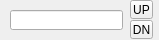
<?xml version="1.0" encoding="UTF-8"?>
<ui version="4.0">
 <class>g4_jacked_up_spinbox</class>
 <widget class="QWidget" name="g4_jacked_up_spinbox">
  <property name="geometry">
   <rect>
    <x>0</x>
    <y>0</y>
    <width>159</width>
    <height>40</height>
   </rect>
  </property>
  <property name="windowTitle">
   <string>Form</string>
  </property>
  <widget class="QLineEdit" name="steroid_spinbox_field">
   <property name="geometry">
    <rect>
     <x>10</x>
     <y>10</y>
     <width>113</width>
     <height>20</height>
    </rect>
   </property>
   <property name="toolTip">
    <string>&lt;html&gt;&lt;head/&gt;&lt;body&gt;&lt;p&gt;&lt;span style=&quot; font-size:9pt; font-weight:600; text-decoration: underline;&quot;&gt;SUPPORTED MODIFIERS&lt;/span&gt;&lt;/p&gt;&lt;p&gt;++/-- : Change by given value&lt;/p&gt;&lt;p&gt;+++/--- : Increment/decrement by given value&lt;/p&gt;&lt;p&gt;* or / : Multiply or divide by given value&lt;/p&gt;&lt;p&gt;Hold Ctrl to change value by 1&lt;/p&gt;&lt;p&gt;Hold Shift to change value by 32&lt;/p&gt;&lt;/body&gt;&lt;/html&gt;</string>
   </property>
  </widget>
  <widget class="QToolButton" name="up_button">
   <property name="geometry">
    <rect>
     <x>130</x>
     <y>0</y>
     <width>23</width>
     <height>19</height>
    </rect>
   </property>
   <property name="toolTip">
    <string>Increment, nuff said!</string>
   </property>
   <property name="text">
    <string>UP</string>
   </property>
  </widget>
  <widget class="QToolButton" name="down_button">
   <property name="geometry">
    <rect>
     <x>130</x>
     <y>20</y>
     <width>23</width>
     <height>19</height>
    </rect>
   </property>
   <property name="toolTip">
    <string>Decrement, nuff said!</string>
   </property>
   <property name="text">
    <string>DN</string>
   </property>
  </widget>
 </widget>
 <resources/>
 <connections/>
</ui>
